Frame 1 (no input): blank canvas, image omitted
Frame 60 (no input): blank canvas, image omitted
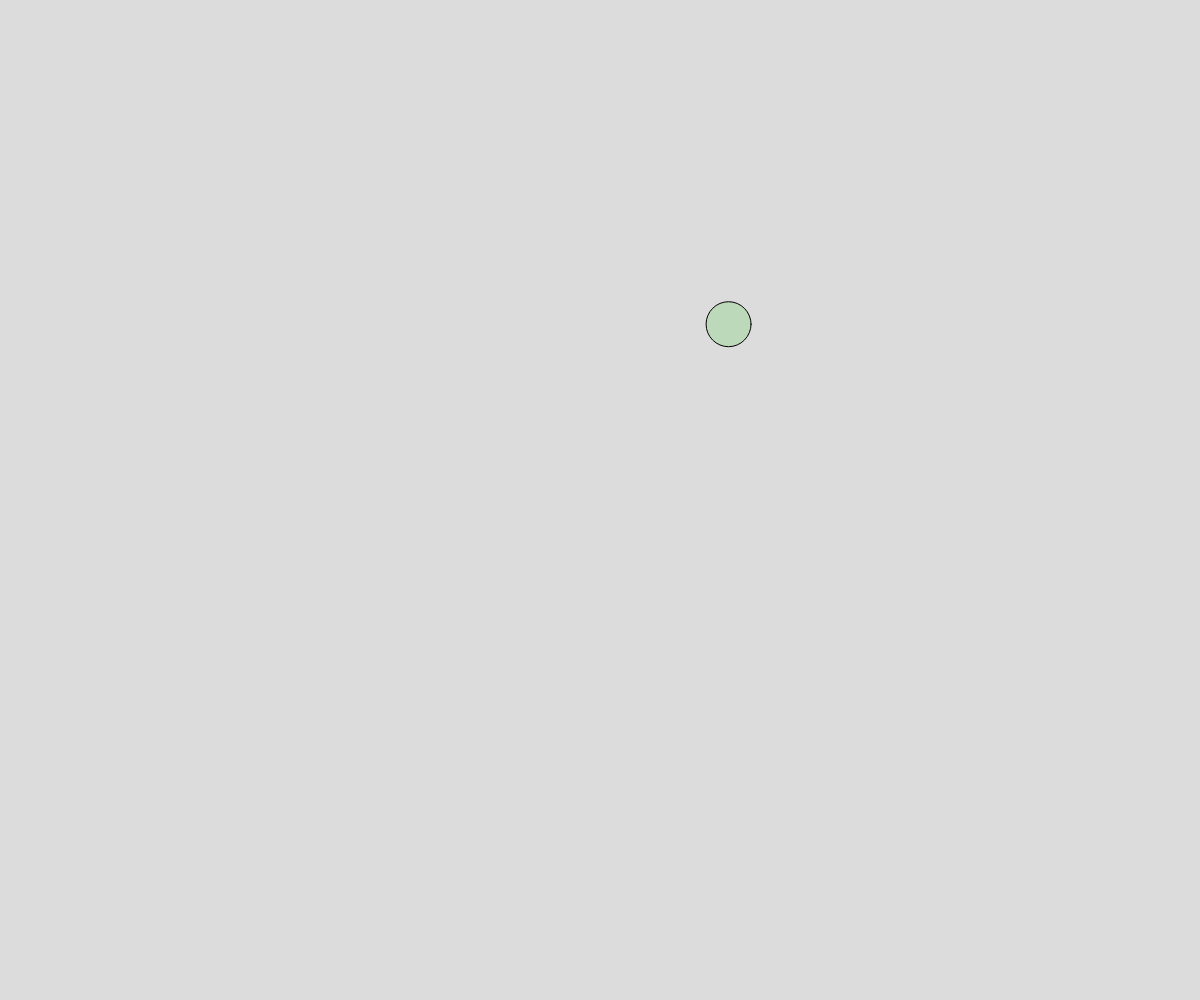
Frame 120 (the mouse pressed at the canvas centre since frame 60)

The p5.js sketch whose frames 1 and 60 were blank and that drew this single picture after the mouse press (run headless with seeded random() and noise() and a simulated clock; from frame 60 on, the mouse is pressed at the canvas centre):

// p5.js sketch
// ── sketch.js
// bouncing circle

// let ball;
let theCircles = [];

function setup() {
  createCanvas(windowWidth, windowHeight);
  // spawnBall();
}

function draw() {
  background(220);
  moveBalls();
  displayBalls();
  checkForDeath();
}

function mousePressed() {
  spawnBall();
}

function checkForDeath() {
  for (let i=theCircles.length-1; i>=0; i--) {
    if (theCircles[i].bouncingCount >= 10) {
      //time to die
      theCircles.splice(i, 1);
    }
  }
}

function moveBalls() {
  for(let i=0; i<theCircles.length; i++) {
    theCircles[i].x += theCircles[i].dx;
    theCircles[i].y += theCircles[i].dy;
  
    if(theCircles[i].x + theCircles[i].radius > width || theCircles[i].x - theCircles[i].radius < 0) {
      theCircles[i].dx *= -1;
      theCircles[i].bouncingCount += 1;
    }
  
    if(theCircles[i].y + theCircles[i].radius > height || theCircles[i].y - theCircles[i].radius < 0) {
      theCircles[i].dy *= -1;
      theCircles[i].bouncingCount += 1;
    }
  }
}

function displayBalls() {
  for (let ball of theCircles) {
    fill(ball.theColor);
    circle(ball.x, ball.y, ball.radius * 2);
  }
}

function spawnBall() {
  let ball = {
    x: mouseX,
    y: mouseY,
    dx: random(-5, 5),
    dy: random(-5, 5),
    radius: random(30, 0),
    theColor: color(random(255), random(255), random(255), random(255)),
    bouncingCount: 0,
  };
  theCircles.push(ball);
}
